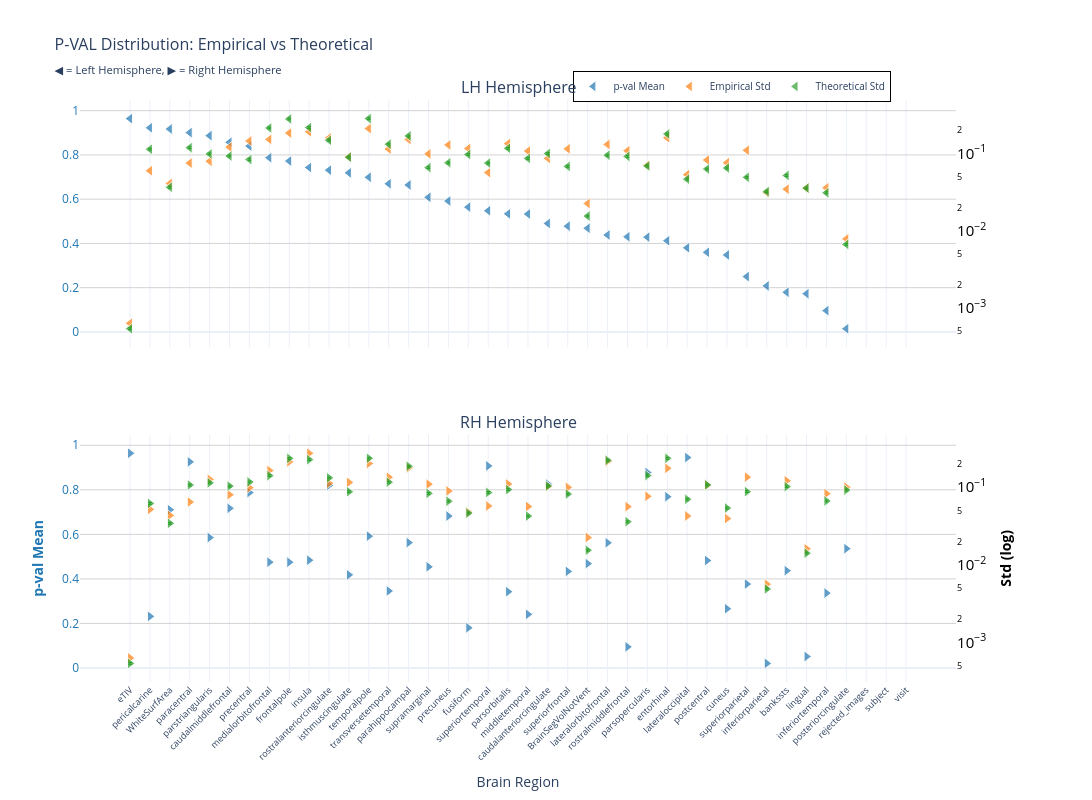
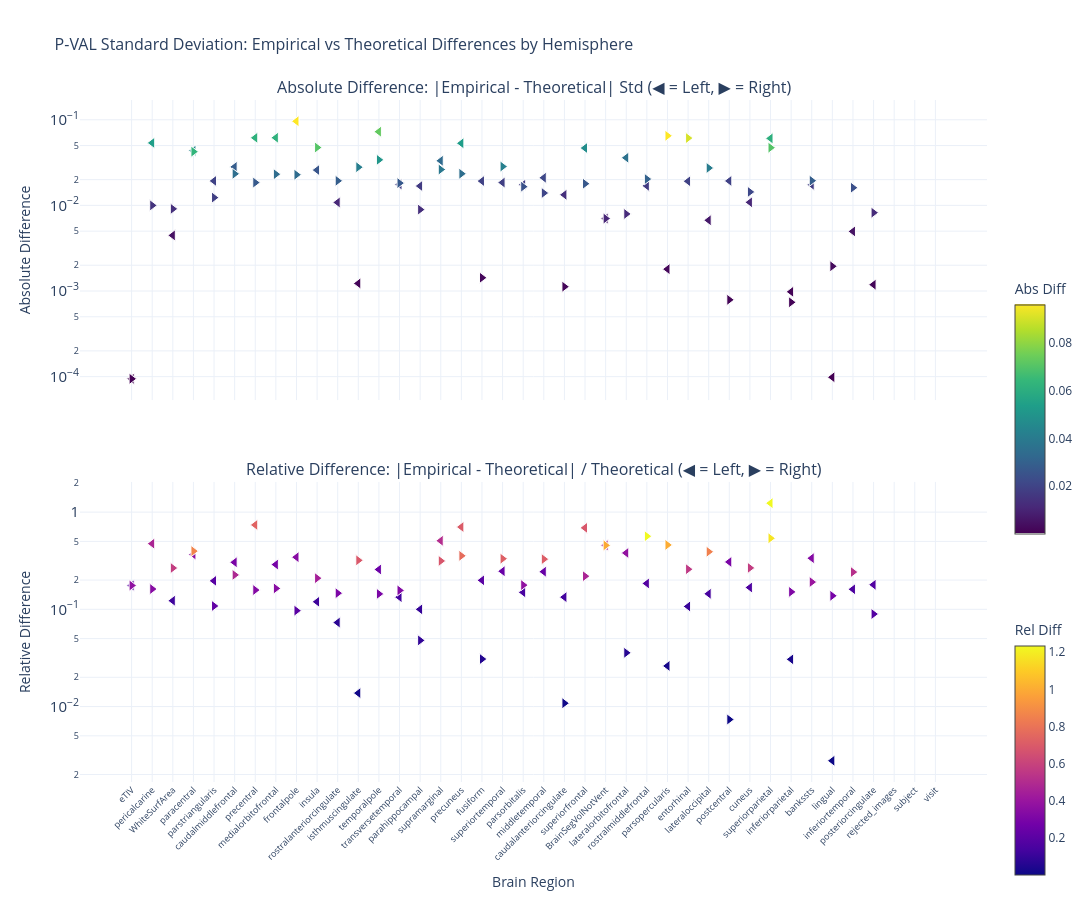

Here is the notebook cell these charts were saved with, in order:
### Markdown cell above
### p-value

### Code cell
nu_nav = df_npvr[(df_npvr["timepoint"] == "baseline") & (df_npvr["group"] == "HC-PD")]
data_path = stats_dir / f"partial_correlation_baseline_{METRIC}.parquet"
df, stats = get_test_stats(
    data_path,
    stat_functions_F,
    nu_nav,
    hemisphere=True,
    study="baseline",
    raw_values=True,
)
show_figure(stats, hemisphere=True, stat_name="p-val", study="baseline", metric=METRIC)

### Figure 1 — Plotly figure (JSON) as saved in the notebook; plotly's stock layout.template omitted (floating-point values rounded to 4 significant figures)
{"data": [{"hovertemplate": "<b>%{x}</b><br>Mean p-val: %{y:.2f}<br><extra></extra>", "legendgroup": "mean", "marker": {"color": "#1f77b4", "line": {"color": "white", "width": 1}, "opacity": 0.7, "size": 10, "symbol": "triangle-left"}, "mode": "markers", "name": "p-val Mean", "showlegend": true, "type": "scatter", "x": ["eTIV", "pericalcarine", "WhiteSurfArea", "paracentral", "parstriangularis", "caudalmiddlefrontal", "precentral", "medialorbitofrontal", "frontalpole", "insula", "rostralanteriorcingulate", "isthmuscingulate", "temporalpole", "transversetemporal", "parahippocampal", "supramarginal", "precuneus", "fusiform", "superiortemporal", "parsorbitalis", "middletemporal", "caudalanteriorcingulate", "superiorfrontal", "BrainSegVolNotVent", "lateralorbitofrontal", "rostralmiddlefrontal", "parsopercularis", "entorhinal", "lateraloccipital", "postcentral", "cuneus", "superiorparietal", "inferiorparietal", "bankssts", "lingual", "inferiortemporal", "posteriorcingulate", "rejected_images", "subject", "visit"], "xaxis": "x", "y": [0.9641, 0.9225, 0.9171, 0.9007, 0.8872, 0.8569, 0.84, 0.7875, 0.7723, 0.7431, 0.7312, 0.7189, 0.6989, 0.6697, 0.6642, 0.6083, 0.5916, 0.564, 0.5477, 0.5336, 0.533, 0.4904, 0.4779, 0.4685, 0.4381, 0.43, 0.4284, 0.4123, 0.3802, 0.3598, 0.3479, 0.25, 0.2079, 0.1793, 0.1725, 0.09622, 0.01442, NaN, NaN, NaN], "yaxis": "y"}, {"hovertemplate": "<b>%{x}</b><br>Empirical Std: %{y:.3f}<br><extra></extra>", "legendgroup": "empirical", "marker": {"color": "#ff7f0e", "line": {"color": "white", "width": 1}, "opacity": 0.7, "size": 10, "symbol": "triangle-left"}, "mode": "markers", "name": "Empirical Std", "showlegend": true, "type": "scatter", "x": ["eTIV", "pericalcarine", "WhiteSurfArea", "paracentral", "parstriangularis", "caudalmiddlefrontal", "precentral", "medialorbitofrontal", "frontalpole", "insula", "rostralanteriorcingulate", "isthmuscingulate", "temporalpole", "transversetemporal", "parahippocampal", "supramarginal", "precuneus", "fusiform", "superiortemporal", "parsorbitalis", "middletemporal", "caudalanteriorcingulate", "superiorfrontal", "BrainSegVolNotVent", "lateralorbitofrontal", "rostralmiddlefrontal", "parsopercularis", "entorhinal", "lateraloccipital", "postcentral", "cuneus", "superiorparietal", "inferiorparietal", "bankssts", "lingual", "inferiortemporal", "posteriorcingulate", "rejected_images", "subject", "visit"], "xaxis": "x", "y": [0.0006305, 0.05962, 0.04086, 0.07498, 0.07907, 0.1206, 0.1449, 0.1519, 0.1833, 0.1903, 0.1588, 0.0905, 0.2098, 0.114, 0.1515, 0.09862, 0.1288, 0.116, 0.05645, 0.1338, 0.1072, 0.0863, 0.1147, 0.02246, 0.1307, 0.1084, 0.07064, 0.1596, 0.05312, 0.08215, 0.07562, 0.1097, 0.03101, 0.03444, 0.0356, 0.03586, 0.007817, NaN, NaN, NaN], "yaxis": "y2"}, {"error_y": {"array": [1.502e-05, 0.003175, 0.00102, 0.00332, 0.002757, 0.002591, 0.002336, 0.005985, 0.00783, 0.006057, 0.004147, 0.002501, 0.007909, 0.003687, 0.004717, 0.001833, 0.00212, 0.00271, 0.0021, 0.003262, 0.002416, 0.00279, 0.001902, 0.0004324, 0.002654, 0.002564, 0.001929, 0.005009, 0.001301, 0.001761, 0.001814, 0.001375, 0.0008964, 0.001453, 0.0009947, 0.0008655, 0.0001858, NaN, NaN, NaN], "arrayminus": [1.461e-05, 0.003087, 0.0009914, 0.003228, 0.00268, 0.002519, 0.002271, 0.005819, 0.007613, 0.005889, 0.004032, 0.002432, 0.00769, 0.003585, 0.004587, 0.001782, 0.002061, 0.002635, 0.002041, 0.003171, 0.002349, 0.002713, 0.00185, 0.0004204, 0.00258, 0.002493, 0.001875, 0.00487, 0.001264, 0.001712, 0.001764, 0.001337, 0.0008715, 0.001413, 0.0009671, 0.0008415, 0.0001806, NaN, NaN, NaN], "color": "#2ca02c", "thickness": 1, "type": "data", "visible": true, "width": 2}, "hovertemplate": "<b>%{x}</b><br>Theoretical Std: %{y:.3f}<br><extra></extra>", "legendgroup": "theoretical", "marker": {"color": "#2ca02c", "line": {"color": "white", "width": 1}, "opacity": 0.7, "size": 10, "symbol": "triangle-left"}, "mode": "markers", "name": "Theoretical Std", "showlegend": true, "type": "scatter", "x": ["eTIV", "pericalcarine", "WhiteSurfArea", "paracentral", "parstriangularis", "caudalmiddlefrontal", "precentral", "medialorbitofrontal", "frontalpole", "insula", "rostralanteriorcingulate", "isthmuscingulate", "temporalpole", "transversetemporal", "parahippocampal", "supramarginal", "precuneus", "fusiform", "superiortemporal", "parsorbitalis", "middletemporal", "caudalanteriorcingulate", "superiorfrontal", "BrainSegVolNotVent", "lateralorbitofrontal", "rostralmiddlefrontal", "parsopercularis", "entorhinal", "lateraloccipital", "postcentral", "cuneus", "superiorparietal", "inferiorparietal", "bankssts", "lingual", "inferiortemporal", "posteriorcingulate", "rejected_images", "subject", "visit"], "xaxis": "x", "y": [0.0005363, 0.1133, 0.03639, 0.1185, 0.09839, 0.09249, 0.08336, 0.2136, 0.2795, 0.2162, 0.148, 0.08928, 0.2823, 0.1316, 0.1684, 0.06542, 0.07565, 0.09674, 0.07494, 0.1164, 0.08622, 0.0996, 0.0679, 0.01543, 0.09471, 0.09151, 0.06884, 0.1788, 0.04642, 0.06285, 0.06475, 0.04906, 0.03199, 0.05185, 0.0355, 0.03089, 0.006631, NaN, NaN, NaN], "yaxis": "y2"}, {"hovertemplate": "<b>%{x}</b><br>Mean p-val: %{y:.2f}<br><extra></extra>", "legendgroup": "mean", "marker": {"color": "#1f77b4", "line": {"color": "white", "width": 1}, "opacity": 0.7, "size": 10, "symbol": "triangle-right"}, "mode": "markers", "name": "p-val Mean", "showlegend": false, "type": "scatter", "x": ["eTIV", "lateraloccipital", "paracentral", "superiortemporal", "parsopercularis", "caudalanteriorcingulate", "rostralanteriorcingulate", "precentral", "entorhinal", "caudalmiddlefrontal", "WhiteSurfArea", "precuneus", "temporalpole", "parstriangularis", "parahippocampal", "lateralorbitofrontal", "posteriorcingulate", "insula", "postcentral", "medialorbitofrontal", "frontalpole", "BrainSegVolNotVent", "supramarginal", "bankssts", "superiorfrontal", "isthmuscingulate", "superiorparietal", "transversetemporal", "parsorbitalis", "inferiortemporal", "cuneus", "middletemporal", "pericalcarine", "fusiform", "rostralmiddlefrontal", "lingual", "inferiorparietal", "rejected_images", "subject", "visit"], "xaxis": "x2", "y": [0.9641, 0.9448, 0.9254, 0.9072, 0.8774, 0.8257, 0.8204, 0.7877, 0.769, 0.7169, 0.7106, 0.682, 0.592, 0.5854, 0.5628, 0.5622, 0.5358, 0.484, 0.4826, 0.4751, 0.4749, 0.4685, 0.4541, 0.437, 0.4337, 0.4181, 0.3768, 0.3458, 0.3426, 0.3361, 0.266, 0.2408, 0.2316, 0.1803, 0.09473, 0.05139, 0.0206, NaN, NaN, NaN], "yaxis": "y3"}, {"hovertemplate": "<b>%{x}</b><br>Empirical Std: %{y:.3f}<br><extra></extra>", "legendgroup": "empirical", "marker": {"color": "#ff7f0e", "line": {"color": "white", "width": 1}, "opacity": 0.7, "size": 10, "symbol": "triangle-right"}, "mode": "markers", "name": "Empirical Std", "showlegend": false, "type": "scatter", "x": ["eTIV", "lateraloccipital", "paracentral", "superiortemporal", "parsopercularis", "caudalanteriorcingulate", "rostralanteriorcingulate", "precentral", "entorhinal", "caudalmiddlefrontal", "WhiteSurfArea", "precuneus", "temporalpole", "parstriangularis", "parahippocampal", "lateralorbitofrontal", "posteriorcingulate", "insula", "postcentral", "medialorbitofrontal", "frontalpole", "BrainSegVolNotVent", "supramarginal", "bankssts", "superiorfrontal", "isthmuscingulate", "superiorparietal", "transversetemporal", "parsorbitalis", "inferiortemporal", "cuneus", "middletemporal", "pericalcarine", "fusiform", "rostralmiddlefrontal", "lingual", "inferiorparietal", "rejected_images", "subject", "visit"], "xaxis": "x2", "y": [0.0006305, 0.04259, 0.06442, 0.05728, 0.0764, 0.1027, 0.1127, 0.09847, 0.1751, 0.07999, 0.04335, 0.08943, 0.2021, 0.1263, 0.1774, 0.2145, 0.1001, 0.2741, 0.1065, 0.1642, 0.2126, 0.02246, 0.1096, 0.1213, 0.09959, 0.1155, 0.1349, 0.1345, 0.1097, 0.08264, 0.03949, 0.05642, 0.05184, 0.04781, 0.05623, 0.01607, 0.005627, NaN, NaN, NaN], "yaxis": "y4"}, {"error_y": {"array": [1.502e-05, 0.001959, 0.002994, 0.002401, 0.003961, 0.002908, 0.0037, 0.003276, 0.006619, 0.002896, 0.0009593, 0.001849, 0.006616, 0.003193, 0.00522, 0.006233, 0.002574, 0.00635, 0.003005, 0.003952, 0.006596, 0.0004324, 0.002336, 0.002854, 0.002288, 0.002453, 0.002458, 0.003258, 0.002611, 0.001865, 0.001509, 0.00119, 0.001733, 0.001299, 0.001007, 0.0003958, 0.000137, NaN, NaN, NaN], "arrayminus": [1.461e-05, 0.001905, 0.002911, 0.002335, 0.003851, 0.002827, 0.003598, 0.003185, 0.006436, 0.002815, 0.0009327, 0.001798, 0.006433, 0.003104, 0.005075, 0.00606, 0.002503, 0.006174, 0.002921, 0.003843, 0.006413, 0.0004204, 0.002271, 0.002775, 0.002225, 0.002385, 0.00239, 0.003168, 0.002539, 0.001813, 0.001467, 0.001157, 0.001685, 0.001263, 0.0009788, 0.0003848, 0.0001332, NaN, NaN, NaN], "color": "#2ca02c", "thickness": 1, "type": "data", "visible": true, "width": 2}, "hovertemplate": "<b>%{x}</b><br>Theoretical Std: %{y:.3f}<br><extra></extra>", "legendgroup": "theoretical", "marker": {"color": "#2ca02c", "line": {"color": "white", "width": 1}, "opacity": 0.7, "size": 10, "symbol": "triangle-right"}, "mode": "markers", "name": "Theoretical Std", "showlegend": false, "type": "scatter", "x": ["eTIV", "lateraloccipital", "paracentral", "superiortemporal", "parsopercularis", "caudalanteriorcingulate", "rostralanteriorcingulate", "precentral", "entorhinal", "caudalmiddlefrontal", "WhiteSurfArea", "precuneus", "temporalpole", "parstriangularis", "parahippocampal", "lateralorbitofrontal", "posteriorcingulate", "insula", "postcentral", "medialorbitofrontal", "frontalpole", "BrainSegVolNotVent", "supramarginal", "bankssts", "superiorfrontal", "isthmuscingulate", "superiorparietal", "transversetemporal", "parsorbitalis", "inferiortemporal", "cuneus", "middletemporal", "pericalcarine", "fusiform", "rostralmiddlefrontal", "lingual", "inferiorparietal", "rejected_images", "subject", "visit"], "xaxis": "x2", "y": [0.0005363, 0.06994, 0.1069, 0.08571, 0.1414, 0.1038, 0.1321, 0.1169, 0.2362, 0.1034, 0.03424, 0.06599, 0.2361, 0.114, 0.1863, 0.2224, 0.09188, 0.2266, 0.1072, 0.1411, 0.2354, 0.01543, 0.08337, 0.1019, 0.08168, 0.08754, 0.08773, 0.1163, 0.0932, 0.06655, 0.05386, 0.04247, 0.06185, 0.04638, 0.03593, 0.01413, 0.004889, NaN, NaN, NaN], "yaxis": "y4"}], "layout": {"annotations": [{"font": {"size": 16}, "showarrow": false, "text": "LH Hemisphere", "x": 0.47, "xanchor": "center", "xref": "paper", "y": 1, "yanchor": "bottom", "yref": "paper"}, {"font": {"size": 16}, "showarrow": false, "text": "RH Hemisphere", "x": 0.47, "xanchor": "center", "xref": "paper", "y": 0.425, "yanchor": "bottom", "yref": "paper"}], "height": 800, "hovermode": "x", "legend": {"bgcolor": "rgba(255, 255, 255, 0.9)", "bordercolor": "black", "borderwidth": 1, "font": {"size": 10}, "orientation": "h", "x": 0.7, "xanchor": "center", "y": 1.05}, "title": {"font": {"size": 16}, "text": "P-VAL Distribution: Empirical vs Theoretical<br><sub>◀ = Left Hemisphere, ▶ = Right Hemisphere</sub>"}, "width": 1400, "xaxis": {"anchor": "y", "domain": [0, 0.94], "matches": "x2", "showticklabels": false}, "xaxis2": {"anchor": "y3", "domain": [0, 0.94], "tickangle": -45, "tickfont": {"size": 9}, "title": {"text": "Brain Region"}}, "yaxis": {"anchor": "x", "domain": [0.575, 1], "gridcolor": "lightgray", "showgrid": true, "tickfont": {"color": "#1f77b4"}, "title": {"font": {"color": "#1f77b4"}, "text": ""}}, "yaxis2": {"anchor": "x", "exponentformat": "power", "overlaying": "y", "showgrid": false, "side": "right", "tickfont": {"color": "black"}, "title": {"font": {"color": "black"}, "text": ""}, "type": "log"}, "yaxis3": {"anchor": "x2", "domain": [0, 0.425], "gridcolor": "lightgray", "showgrid": true, "tickfont": {"color": "#1f77b4"}, "title": {"font": {"color": "#1f77b4"}, "text": "<b>p-val Mean</b>"}}, "yaxis4": {"anchor": "x2", "exponentformat": "power", "overlaying": "y3", "showgrid": false, "side": "right", "tickfont": {"color": "black"}, "title": {"font": {"color": "black"}, "text": "<b>Std (log)</b>"}, "type": "log"}}}

### Figure 2 — Plotly figure (JSON) as saved in the notebook; plotly's stock layout.template omitted (floating-point values rounded to 4 significant figures)
{"data": [{"hovertemplate": "<b>%{x}</b><br>Hemisphere: %{text}<br>Abs Diff: %{y:.4f}<br><extra></extra>", "legendgroup": "abs_lh", "marker": {"color": [9.428e-05, 0.05369, 0.004464, 0.04353, 0.01932, 0.02816, 0.06154, 0.06169, 0.09611, 0.02585, 0.01082, 0.001227, 0.07254, 0.01756, 0.01684, 0.03319, 0.05315, 0.01923, 0.01848, 0.01741, 0.02102, 0.0133, 0.04677, 0.007024, 0.03601, 0.01691, 0.001801, 0.01915, 0.006703, 0.0193, 0.01086, 0.06064, 0.0009789, 0.01742, 9.836e-05, 0.004969, 0.001186, NaN, NaN, NaN], "colorbar": {"len": 0.4, "title": {"text": "Abs Diff"}, "y": 0.75, "yanchor": "top"}, "colorscale": [[0, "#440154"], [0.1111, "#482878"], [0.2222, "#3e4989"], [0.3333, "#31688e"], [0.4444, "#26828e"], [0.5556, "#1f9e89"], [0.6667, "#35b779"], [0.7778, "#6ece58"], [0.8889, "#b5de2b"], [1, "#fde725"]], "line": {"color": "white", "width": 1}, "showscale": true, "size": 10, "symbol": "triangle-left"}, "mode": "markers", "name": "Absolute (lh)", "showlegend": false, "text": ["lh", "lh", "lh", "lh", "lh", "lh", "lh", "lh", "lh", "lh", "lh", "lh", "lh", "lh", "lh", "lh", "lh", "lh", "lh", "lh", "lh", "lh", "lh", "lh", "lh", "lh", "lh", "lh", "lh", "lh", "lh", "lh", "lh", "lh", "lh", "lh", "lh", "lh", "lh", "lh"], "type": "scatter", "x": ["eTIV", "pericalcarine", "WhiteSurfArea", "paracentral", "parstriangularis", "caudalmiddlefrontal", "precentral", "medialorbitofrontal", "frontalpole", "insula", "rostralanteriorcingulate", "isthmuscingulate", "temporalpole", "transversetemporal", "parahippocampal", "supramarginal", "precuneus", "fusiform", "superiortemporal", "parsorbitalis", "middletemporal", "caudalanteriorcingulate", "superiorfrontal", "BrainSegVolNotVent", "lateralorbitofrontal", "rostralmiddlefrontal", "parsopercularis", "entorhinal", "lateraloccipital", "postcentral", "cuneus", "superiorparietal", "inferiorparietal", "bankssts", "lingual", "inferiortemporal", "posteriorcingulate", "rejected_images", "subject", "visit"], "xaxis": "x", "y": [9.428e-05, 0.05369, 0.004464, 0.04353, 0.01932, 0.02816, 0.06154, 0.06169, 0.09611, 0.02585, 0.01082, 0.001227, 0.07254, 0.01756, 0.01684, 0.03319, 0.05315, 0.01923, 0.01848, 0.01741, 0.02102, 0.0133, 0.04677, 0.007024, 0.03601, 0.01691, 0.001801, 0.01915, 0.006703, 0.0193, 0.01086, 0.06064, 0.0009789, 0.01742, 9.836e-05, 0.004969, 0.001186, NaN, NaN, NaN], "yaxis": "y"}, {"hovertemplate": "<b>%{x}</b><br>Hemisphere: %{text}<br>Rel Diff: %{y:.2%}<br><extra></extra>", "legendgroup": "rel_lh", "marker": {"color": [0.1758, 0.4739, 0.1226, 0.3673, 0.1963, 0.3045, 0.7383, 0.2888, 0.3439, 0.1196, 0.07313, 0.01375, 0.257, 0.1335, 0.09999, 0.5073, 0.7026, 0.1988, 0.2466, 0.1496, 0.2438, 0.1335, 0.6888, 0.4551, 0.3802, 0.1848, 0.02616, 0.1071, 0.1444, 0.3072, 0.1678, 1.236, 0.0306, 0.3359, 0.00277, 0.1608, 0.1789, NaN, NaN, NaN], "colorbar": {"len": 0.4, "title": {"text": "Rel Diff"}, "y": 0.25, "yanchor": "top"}, "colorscale": [[0, "#0d0887"], [0.1111, "#46039f"], [0.2222, "#7201a8"], [0.3333, "#9c179e"], [0.4444, "#bd3786"], [0.5556, "#d8576b"], [0.6667, "#ed7953"], [0.7778, "#fb9f3a"], [0.8889, "#fdca26"], [1, "#f0f921"]], "line": {"color": "white", "width": 1}, "showscale": true, "size": 10, "symbol": "triangle-left"}, "mode": "markers", "name": "Relative (lh)", "showlegend": false, "text": ["lh", "lh", "lh", "lh", "lh", "lh", "lh", "lh", "lh", "lh", "lh", "lh", "lh", "lh", "lh", "lh", "lh", "lh", "lh", "lh", "lh", "lh", "lh", "lh", "lh", "lh", "lh", "lh", "lh", "lh", "lh", "lh", "lh", "lh", "lh", "lh", "lh", "lh", "lh", "lh"], "type": "scatter", "x": ["eTIV", "pericalcarine", "WhiteSurfArea", "paracentral", "parstriangularis", "caudalmiddlefrontal", "precentral", "medialorbitofrontal", "frontalpole", "insula", "rostralanteriorcingulate", "isthmuscingulate", "temporalpole", "transversetemporal", "parahippocampal", "supramarginal", "precuneus", "fusiform", "superiortemporal", "parsorbitalis", "middletemporal", "caudalanteriorcingulate", "superiorfrontal", "BrainSegVolNotVent", "lateralorbitofrontal", "rostralmiddlefrontal", "parsopercularis", "entorhinal", "lateraloccipital", "postcentral", "cuneus", "superiorparietal", "inferiorparietal", "bankssts", "lingual", "inferiortemporal", "posteriorcingulate", "rejected_images", "subject", "visit"], "xaxis": "x2", "y": [0.1758, 0.4739, 0.1226, 0.3673, 0.1963, 0.3045, 0.7383, 0.2888, 0.3439, 0.1196, 0.07313, 0.01375, 0.257, 0.1335, 0.09999, 0.5073, 0.7026, 0.1988, 0.2466, 0.1496, 0.2438, 0.1335, 0.6888, 0.4551, 0.3802, 0.1848, 0.02616, 0.1071, 0.1444, 0.3072, 0.1678, 1.236, 0.0306, 0.3359, 0.00277, 0.1608, 0.1789, NaN, NaN, NaN], "yaxis": "y2"}, {"hovertemplate": "<b>%{x}</b><br>Hemisphere: %{text}<br>Abs Diff: %{y:.4f}<br><extra></extra>", "legendgroup": "abs_rh", "marker": {"color": [9.428e-05, 0.02735, 0.04244, 0.02843, 0.06497, 0.001123, 0.01936, 0.01846, 0.06111, 0.02337, 0.009108, 0.02344, 0.03404, 0.01233, 0.008931, 0.007942, 0.008222, 0.04742, 0.0007891, 0.02314, 0.02283, 0.007024, 0.02623, 0.01944, 0.01791, 0.02795, 0.04722, 0.01821, 0.01654, 0.01608, 0.01437, 0.01395, 0.01001, 0.001428, 0.0203, 0.001946, 0.0007388, NaN, NaN, NaN], "colorbar": {"len": 0.4, "title": {"text": "Abs Diff"}, "y": 0.75, "yanchor": "top"}, "colorscale": [[0, "#440154"], [0.1111, "#482878"], [0.2222, "#3e4989"], [0.3333, "#31688e"], [0.4444, "#26828e"], [0.5556, "#1f9e89"], [0.6667, "#35b779"], [0.7778, "#6ece58"], [0.8889, "#b5de2b"], [1, "#fde725"]], "line": {"color": "white", "width": 1}, "showscale": false, "size": 10, "symbol": "triangle-right"}, "mode": "markers", "name": "Absolute (rh)", "showlegend": false, "text": ["rh", "rh", "rh", "rh", "rh", "rh", "rh", "rh", "rh", "rh", "rh", "rh", "rh", "rh", "rh", "rh", "rh", "rh", "rh", "rh", "rh", "rh", "rh", "rh", "rh", "rh", "rh", "rh", "rh", "rh", "rh", "rh", "rh", "rh", "rh", "rh", "rh", "rh", "rh", "rh"], "type": "scatter", "x": ["eTIV", "lateraloccipital", "paracentral", "superiortemporal", "parsopercularis", "caudalanteriorcingulate", "rostralanteriorcingulate", "precentral", "entorhinal", "caudalmiddlefrontal", "WhiteSurfArea", "precuneus", "temporalpole", "parstriangularis", "parahippocampal", "lateralorbitofrontal", "posteriorcingulate", "insula", "postcentral", "medialorbitofrontal", "frontalpole", "BrainSegVolNotVent", "supramarginal", "bankssts", "superiorfrontal", "isthmuscingulate", "superiorparietal", "transversetemporal", "parsorbitalis", "inferiortemporal", "cuneus", "middletemporal", "pericalcarine", "fusiform", "rostralmiddlefrontal", "lingual", "inferiorparietal", "rejected_images", "subject", "visit"], "xaxis": "x", "y": [9.428e-05, 0.02735, 0.04244, 0.02843, 0.06497, 0.001123, 0.01936, 0.01846, 0.06111, 0.02337, 0.009108, 0.02344, 0.03404, 0.01233, 0.008931, 0.007942, 0.008222, 0.04742, 0.0007891, 0.02314, 0.02283, 0.007024, 0.02623, 0.01944, 0.01791, 0.02795, 0.04722, 0.01821, 0.01654, 0.01608, 0.01437, 0.01395, 0.01001, 0.001428, 0.0203, 0.001946, 0.0007388, NaN, NaN, NaN], "yaxis": "y"}, {"hovertemplate": "<b>%{x}</b><br>Hemisphere: %{text}<br>Rel Diff: %{y:.2%}<br><extra></extra>", "legendgroup": "rel_rh", "marker": {"color": [0.1758, 0.3911, 0.3972, 0.3317, 0.4596, 0.01082, 0.1466, 0.1579, 0.2587, 0.2261, 0.266, 0.3552, 0.1441, 0.1082, 0.04794, 0.0357, 0.08948, 0.2092, 0.007358, 0.1641, 0.09698, 0.4551, 0.3147, 0.1908, 0.2193, 0.3193, 0.5382, 0.1566, 0.1775, 0.2417, 0.2668, 0.3284, 0.1618, 0.0308, 0.5651, 0.1378, 0.1511, NaN, NaN, NaN], "colorbar": {"len": 0.4, "title": {"text": "Rel Diff"}, "y": 0.25, "yanchor": "top"}, "colorscale": [[0, "#0d0887"], [0.1111, "#46039f"], [0.2222, "#7201a8"], [0.3333, "#9c179e"], [0.4444, "#bd3786"], [0.5556, "#d8576b"], [0.6667, "#ed7953"], [0.7778, "#fb9f3a"], [0.8889, "#fdca26"], [1, "#f0f921"]], "line": {"color": "white", "width": 1}, "showscale": false, "size": 10, "symbol": "triangle-right"}, "mode": "markers", "name": "Relative (rh)", "showlegend": false, "text": ["rh", "rh", "rh", "rh", "rh", "rh", "rh", "rh", "rh", "rh", "rh", "rh", "rh", "rh", "rh", "rh", "rh", "rh", "rh", "rh", "rh", "rh", "rh", "rh", "rh", "rh", "rh", "rh", "rh", "rh", "rh", "rh", "rh", "rh", "rh", "rh", "rh", "rh", "rh", "rh"], "type": "scatter", "x": ["eTIV", "lateraloccipital", "paracentral", "superiortemporal", "parsopercularis", "caudalanteriorcingulate", "rostralanteriorcingulate", "precentral", "entorhinal", "caudalmiddlefrontal", "WhiteSurfArea", "precuneus", "temporalpole", "parstriangularis", "parahippocampal", "lateralorbitofrontal", "posteriorcingulate", "insula", "postcentral", "medialorbitofrontal", "frontalpole", "BrainSegVolNotVent", "supramarginal", "bankssts", "superiorfrontal", "isthmuscingulate", "superiorparietal", "transversetemporal", "parsorbitalis", "inferiortemporal", "cuneus", "middletemporal", "pericalcarine", "fusiform", "rostralmiddlefrontal", "lingual", "inferiorparietal", "rejected_images", "subject", "visit"], "xaxis": "x2", "y": [0.1758, 0.3911, 0.3972, 0.3317, 0.4596, 0.01082, 0.1466, 0.1579, 0.2587, 0.2261, 0.266, 0.3552, 0.1441, 0.1082, 0.04794, 0.0357, 0.08948, 0.2092, 0.007358, 0.1641, 0.09698, 0.4551, 0.3147, 0.1908, 0.2193, 0.3193, 0.5382, 0.1566, 0.1775, 0.2417, 0.2668, 0.3284, 0.1618, 0.0308, 0.5651, 0.1378, 0.1511, NaN, NaN, NaN], "yaxis": "y2"}], "layout": {"annotations": [{"font": {"size": 16}, "showarrow": false, "text": "Absolute Difference: |Empirical - Theoretical| Std (◀ = Left, ▶ = Right)", "x": 0.5, "xanchor": "center", "xref": "paper", "y": 1, "yanchor": "bottom", "yref": "paper"}, {"font": {"size": 16}, "showarrow": false, "text": "Relative Difference: |Empirical - Theoretical| / Theoretical (◀ = Left, ▶ = Right)", "x": 0.5, "xanchor": "center", "xref": "paper", "y": 0.44, "yanchor": "bottom", "yref": "paper"}], "height": 900, "hovermode": "x unified", "showlegend": false, "title": {"font": {"size": 16}, "text": "P-VAL Standard Deviation: Empirical vs Theoretical Differences by Hemisphere"}, "width": 1400, "xaxis": {"anchor": "y", "domain": [0, 1], "showticklabels": false}, "xaxis2": {"anchor": "y2", "domain": [0, 1], "tickangle": -45, "tickfont": {"size": 9}, "title": {"text": "Brain Region"}}, "yaxis": {"anchor": "x", "domain": [0.56, 1], "exponentformat": "power", "title": {"text": "Absolute Difference"}, "type": "log"}, "yaxis2": {"anchor": "x2", "domain": [0, 0.44], "exponentformat": "power", "title": {"text": "Relative Difference"}, "type": "log"}}}
